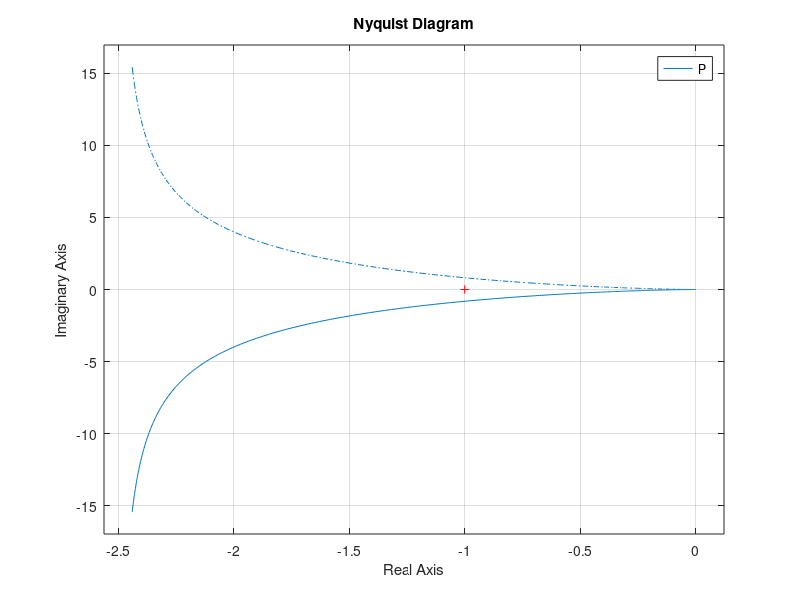

Reproduce this figure in MATLAB. (Note: this script raises an error after producing the figure.)
clc;clear all;close all;

%Student Numbers
% 20523043 Pavel 
% 20509464 Tyler
% 20482444 Henrietta 

s = tf('s')
P = 10/(s*(s+2))

%doesnt work all that well, since its not the same as the lecture notes
nyquist(P)
% can also make the s pole be epsilon.
%works ok
nyquist1(P)

% bode will give you the same information about the phase margin and gain
% margin
bode(P)

TF = 2/((s)*(s^3+3*s^2+6*s+1))
k = linspace(0,1.2,100)

% doesnt work gives gain of 1.01 
rlocus(TF)

% try creating a vector for k to increase the resolution of the linear
% interpolation for rlocus function

rlocus(TF, k)
